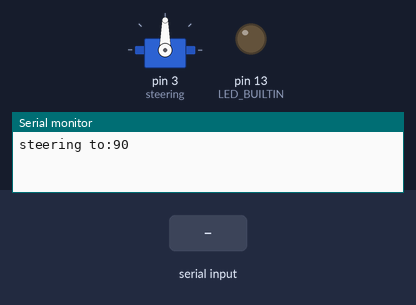
Bench run of a sketch on a simulated Arduino Uno, built with avr-gcc and run on an emulated ATmega328P. Parts: servo, output pins drawn as LEDs (lit = HIGH), the last lines printed to the serial monitor. The inputs (shaded band) are chosen by the test bench.

Above: at 1.2 s.
1.3 s: "~\n" received over Serial
At 3.2 s:
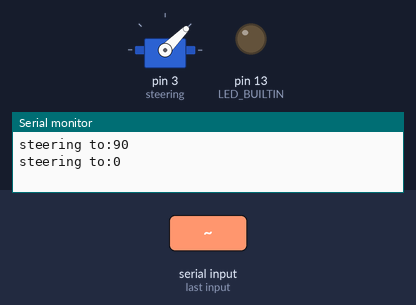
3.8 s: "30,150\n" received over Serial
At 4.4 s:
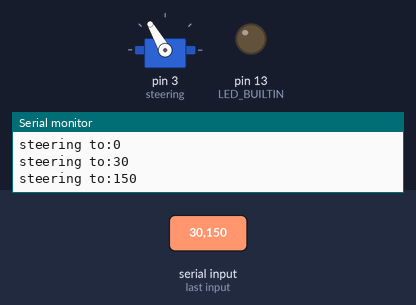
Timing chart, 0 to 6.8 s (numbered marks = the images above; inputs shaded):
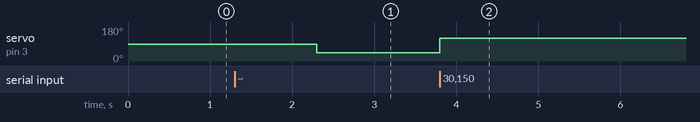

Measured:
- after the input at 1.3 s, servo on pin 3 (steering): 90° → 45° after 1.0 s
- after the input at 3.8 s, servo on pin 3 (steering): 45° → 120° at once

The sketch:

servo_test.ino
```cpp
/*
Modified September 19, 2020
by Michael Denissov
*/
#define SERIAL_BUFFER_SIZE 256
#include <Servo.h>

Servo steering; // Servo object to control the steering servo

int incomingByte = 0;     // For storing incoming serial data
int pos = 0;              // Variable to store the servo position
bool start_read = false;  // Start reading serial flag

void setup() {
  pinMode(LED_BUILTIN, OUTPUT);
  Serial.begin(115200); // Opens serial port, sets data rate to 115200 bps
  steering.attach(3);   // Attaches the servo on pin 3 to the servo object
  steer(90);            // Set steering straight
}

void loop() {

  // Do something only when you receive data:
  if (Serial.available() > 0) {

    // Read input from serial for steering if read flug is true
    if (start_read == true){
      if (incomingByte == '\n') {
        start_read = false;
        //Serial.println(start_read);
      } else {
        //Serial.println("reading");
        int val = Serial.parseInt();
        //int val = (int)incomingByte;
        //Serial.println((char)incomingByte);
        steer(val);
      }
    }

    // Read the incoming byte:
    incomingByte = Serial.read();


    // Check if command is to steer the servo
    if ((char)incomingByte == '~'){
      //Serial.println("printing");
      start_read = true;
    }

  }

}

// Function to steer the servo
void steer(int goal) {
  Serial.print("steering to:"); // Debug prints
  Serial.println(goal);

  // Testing shows that 120 and 45 are the max and min range of the servo
  if (goal > 120){
    goal = 120;
  } else if (goal < 45) {
    goal = 45;
  }

  // Steer
  steering.write(goal);
}
```
